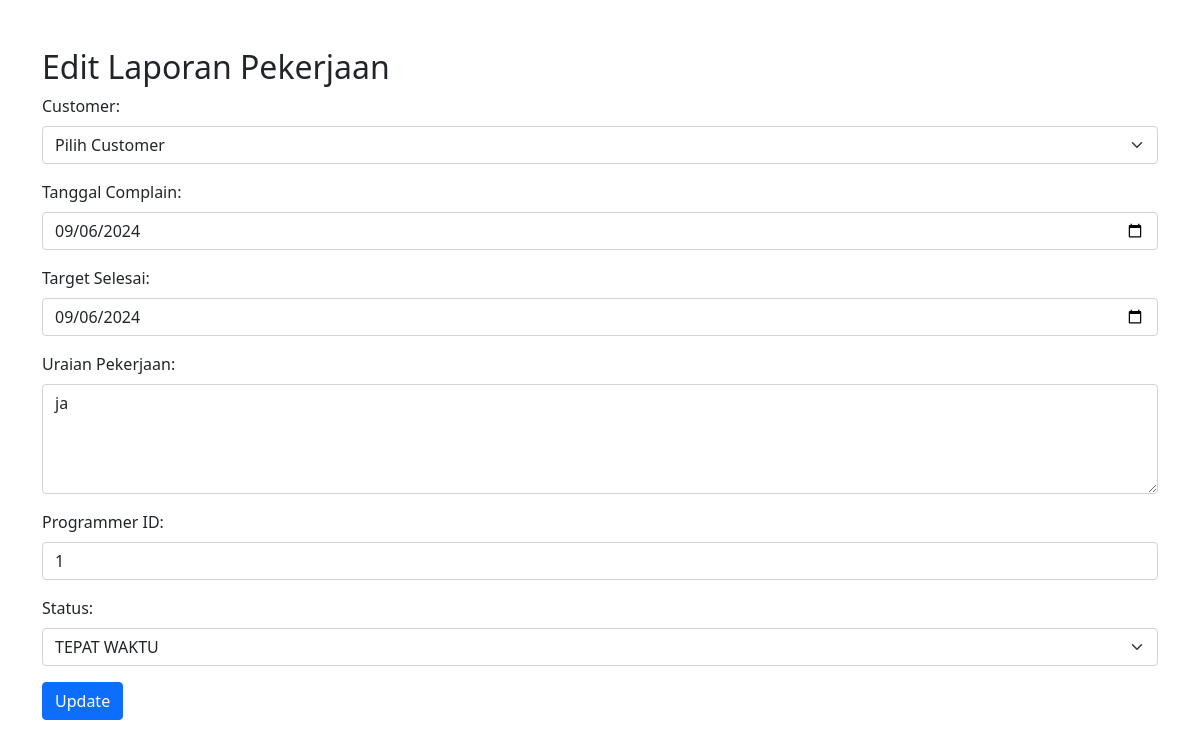
Screenshot of /edit.php?id=44 with the database file from the repository.
### tables this page shows
CREATE TABLE `t_log` (
  `id` int(11) NOT NULL,
  `tgl_complain` date NOT NULL,
  `target_selesai` date NOT NULL,
  `uraian` text DEFAULT NULL,
  `user_id` int(11) NOT NULL,
  `tgl_input` date DEFAULT NULL,
  `status` enum('TEPAT WAKTU','TERLAMBAT','','') DEFAULT NULL,
  `name` varchar(100) DEFAULT NULL
);

### edit.php (the view, shortened to what this page needs)
<?php
$servername = "localhost";
$username = "root";
$password = "";
$dbname = "monitoring_pekerjaan";
$conn = new mysqli($servername, $username, $password, $dbname);
if (isset($_GET['id'])) {
    $id = intval($_GET['id']);
    $sql = "SELECT * FROM t_log WHERE id = ?";
    $stmt = $conn->prepare($sql);
    $stmt->bind_param("i", $id);
    $stmt->execute();
    $result = $stmt->get_result();
    $row = $result->fetch_assoc();
} else {
    header("Location: index.php");
    exit();
}
$sql_enum = "SHOW COLUMNS FROM t_log LIKE 'status'";
$result_enum = $conn->query($sql_enum);
$row_enum = $result_enum->fetch_assoc();
$enum_values = str_replace("'", "", substr($row_enum['Type'], 5, (strlen($row_enum['Type']) - 6)));
$enum_values_array = explode(',', $enum_values);
?>
<!DOCTYPE html>
<html lang="id">
<head>
    <link href="https://cdn.jsdelivr.net/npm/bootstrap@5.1.3/dist/css/bootstrap.min.css" rel="stylesheet">
</head>
<body>
    <div class="container mt-5">
        <h2>Edit Laporan Pekerjaan</h2>
        <form action="" method="POST">
            <div class="mb-3">
                <label for="customer_id" class="form-label">Customer:</label>
                <select id="customer_id" name="customer_id" class="form-select" required>
                    <option value="">Pilih Customer</option>
                </select>
            </div>
            <div class="mb-3">
                <label for="tgl_complain" class="form-label">Tanggal Complain:</label>
                <input type="date" id="tgl_complain" name="tgl_complain" class="form-control" value="<?php echo htmlspecialchars($row['tgl_complain']); ?>" required>
            </div>
            <div class="mb-3">
                <label for="target_selesai" class="form-label">Target Selesai:</label>
                <input type="date" id="target_selesai" name="target_selesai" class="form-control" value="<?php echo htmlspecialchars($row['target_selesai']); ?>" required>
            </div>
            <div class="mb-3">
                <label for="uraian" class="form-label">Uraian Pekerjaan:</label>
                <textarea id="uraian" name="uraian" class="form-control" rows="4" required><?php echo htmlspecialchars($row['uraian']); ?></textarea>
            </div>
            <div class="mb-3">
                <label for="user_id" class="form-label">Programmer ID:</label>
                <input type="number" id="user_id" name="user_id" class="form-control" value="<?php echo htmlspecialchars($row['user_id']); ?>" required>
            </div>
            <div class="mb-3">
                <label for="status" class="form-label">Status:</label>
                <select id="status" name="status" class="form-select" required>
                    <?php
                    foreach ($enum_values_array as $value) {
                        $selected = ($value == $row['status']) ? 'selected' : '';
                        echo "<option value='$value' $selected>$value</option>";
                    }
                    ?>
                </select>
            </div>
            <button type="submit" class="btn btn-primary">Update</button>
        </form>
    </div>
</body>
</html>

### rows the page displays
t_log: tgl_complain "09/06/2024", target_selesai "09/06/2024", uraian "ja", user_id "1"

### other values shown
form field status "TEPAT WAKTU"
